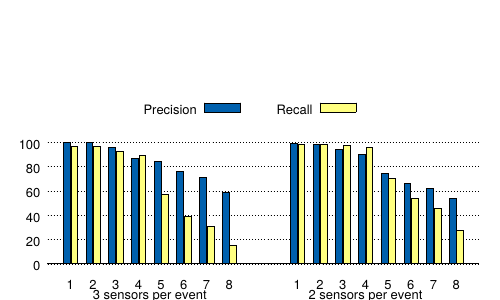

Here is the gnuplot script that generated this plot:
load "gp-histogram.gp"
set output "point-distributions.pdf"
set size 1,0.7
# set xlabel "Translations of qualitative probabilities"

plot \
  newhistogram '3 sensors per event', \
    'point-distributions.csv' using 2:xtic(1) ti col lc rgb '#0060ad', \
    '' u 3 ti col lc rgb '#ffff80', \
  newhistogram '2 sensors per event', \
    '' u 4:xtic(1) notitle lc rgb '#0060ad', \
    '' u 5 notitle lc rgb '#ffff80'
